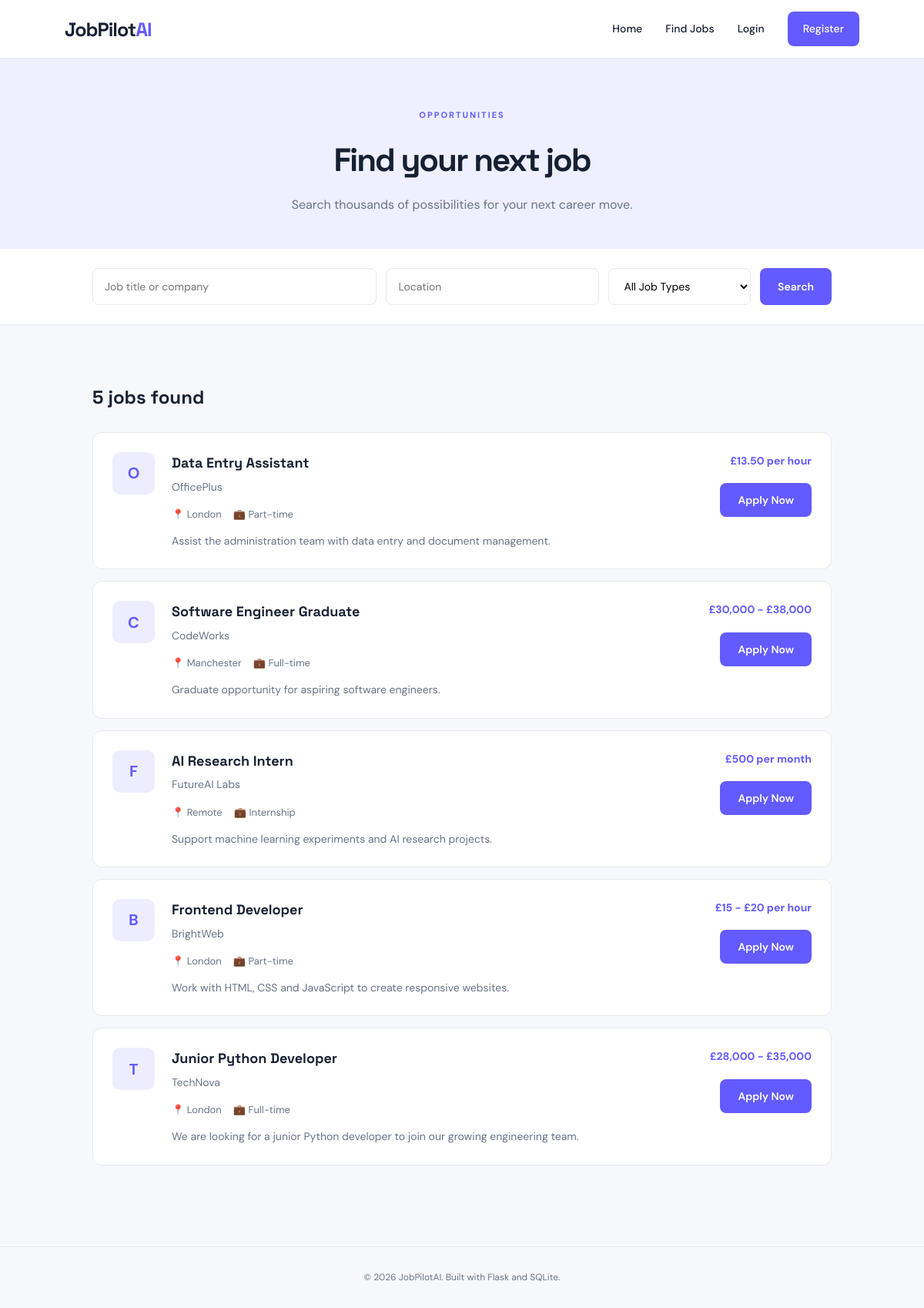
Page /jobs on the committed database.
### tables this page shows
CREATE TABLE jobs (
            id INTEGER PRIMARY KEY AUTOINCREMENT,
            title TEXT NOT NULL,
            company TEXT NOT NULL,
            location TEXT NOT NULL,
            job_type TEXT NOT NULL,
            salary TEXT NOT NULL,
            description TEXT NOT NULL
        );

### app.py (the view)
@app.route("/jobs")
def jobs():
    search = request.args.get("search", "")
    location = request.args.get("location", "")
    job_type = request.args.get("job_type", "")
    conn = get_db()
    query = "SELECT * FROM jobs WHERE 1=1"
    params = []
    if search:
        query += " AND (title LIKE ? OR company LIKE ?)"
        params.extend([f"%{search}%", f"%{search}%"])
    if location:
        query += " AND location LIKE ?"
        params.append(f"%{location}%")
    if job_type:
        query += " AND job_type = ?"
        params.append(job_type)
    query += " ORDER BY id DESC"
    jobs_list = conn.execute(query, params).fetchall()
    conn.close()
    return render_template(
        "jobs.html",
        jobs=jobs_list,
        search=search,
        location=location,
        job_type=job_type
    )

### app.py (called while the page is built)
def get_db():
    conn = sqlite3.connect(DATABASE)
    conn.row_factory = sqlite3.Row
    return conn

### templates/jobs.html (shortened to what this page needs)
{% extends "base.html" %}
{% block content %}
<section class="page-header">
    <p class="hero-label">OPPORTUNITIES</p>
    <h1>Find your next job</h1>
    <p>Search thousands of possibilities for your next career move.</p>
</section>
<section class="search-section">
    <form method="GET" action="{{ url_for('jobs') }}" class="search-form">
        <input type="text"
               name="search"
               placeholder="Job title or company"
               value="{{ search }}">
        <input type="text"
               name="location"
               placeholder="Location"
               value="{{ location }}">
        <select name="job_type">
            <option value="">All Job Types</option>
        </select>
        <button type="submit" class="primary-button">
            Search
        </button>
    </form>
</section>
<section class="jobs-section">
    <div class="results-heading">
        <h2>{{ jobs|length }} jobs found</h2>
    </div>
    <div class="job-list">
        {% for job in jobs %}
        <div class="job-list-card">
            <div class="company-logo large">
                {{ job["company"][0] }}
            </div>
            <div class="job-main-info">
                <h3>{{ job["title"] }}</h3>
                <p class="company-name">{{ job["company"] }}</p>
                <div class="job-tags">
                    <span>📍 {{ job["location"] }}</span>
                    <span>💼 {{ job["job_type"] }}</span>
                </div>
                <p class="job-description">
                    {{ job["description"] }}
                </p>
            </div>
            <div class="job-side">
                <p class="salary">{{ job["salary"] }}</p>
                <form method="POST"
                      action="{{ url_for('apply', job_id=job['id']) }}">
                    <button type="submit" class="primary-button">
                        Apply Now
                    </button>
                </form>
            </div>
        </div>
        {% else %}
        <div class="empty-state">
            <h3>No jobs found</h3>
            <p>Try changing your search filters.</p>
        </div>
        {% endfor %}
    </div>
</section>
{% endblock %}

### static/css/style.css (style rules this page uses)
:root { --primary: #635bff; --primary-dark: #5048d8; --text: #172033; --muted: #697386; --background: #f7f8fc; --white: #ffffff; --border: #e7e9f0; --success: #198754; }
* { margin: 0; padding: 0; box-sizing: border-box; }
body { font-family: 'DM Sans', sans-serif; color: var(--text); background: var(--background); line-height: 1.6; }
.primary-button { display: inline-block; background: var(--primary); color: white; border: none; padding: 13px 23px; border-radius: 8px; font-family: inherit; font-size: 14px; font-weight: 600; cursor: pointer; transition: 0.2s; }
.hero-label { color: var(--primary); font-size: 11px; letter-spacing: 2px; font-weight: 700; margin-bottom: 15px; }
.features-section, .jobs-preview, .jobs-section, .applications-section { padding: 75px 10%; }
.company-logo { width: 42px; height: 42px; background: #eeedff; color: var(--primary); display: flex; align-items: center; justify-content: center; border-radius: 10px; font-weight: 700; margin-bottom: 18px; }
.company-logo.large { width: 55px; height: 55px; font-size: 20px; flex-shrink: 0; }
.job-card h3, .job-list-card h3 { font-family: 'Space Grotesk', sans-serif; font-size: 18px; margin-bottom: 5px; }
.company-name { color: var(--muted); font-size: 14px; margin-bottom: 15px; }
.salary { color: var(--primary); font-weight: 700; font-size: 14px; margin: 18px 0; }
.page-header { text-align: center; padding: 65px 20px 45px; background: #eef0ff; }
.page-header h1 { font-family: 'Space Grotesk', sans-serif; font-size: 42px; letter-spacing: -2px; margin-bottom: 12px; }
.page-header p:last-child { color: var(--muted); }
.search-section { padding: 25px 10%; background: white; border-bottom: 1px solid var(--border); }
.search-form { display: grid; grid-template-columns: 2fr 1.5fr 1fr auto; gap: 12px; }
input, select { width: 100%; padding: 13px 15px; border: 1px solid var(--border); border-radius: 8px; font-family: inherit; font-size: 14px; outline: none; background: white; }
.results-heading { margin-bottom: 25px; }
.results-heading h2 { font-family: 'Space Grotesk', sans-serif; }
.job-list { display: flex; flex-direction: column; gap: 15px; }
.job-list-card { background: white; border: 1px solid var(--border); border-radius: 12px; padding: 25px; display: flex; gap: 22px; align-items: flex-start; }
.job-main-info { flex: 1; }
.job-tags { display: flex; gap: 15px; color: var(--muted); font-size: 13px; margin: 12px 0; }
.job-description { font-size: 14px; color: var(--muted); }
.job-side { text-align: right; min-width: 160px; }
.job-side .salary { margin-top: 0; }

### rows in the picture
jobs: company "O", title "Data Entry Assistant", company "OfficePlus", location "London", job_type "Part-time", description "Assist the administration team with data entry and document management.", salary "£13.50 per hour"
jobs: company "C", title "Software Engineer Graduate", company "CodeWorks", location "Manchester", job_type "Full-time", description "Graduate opportunity for aspiring software engineers.", salary "£30,000 - £38,000"
jobs: company "F", title "AI Research Intern", company "FutureAI Labs", location "Remote", job_type "Internship", description "Support machine learning experiments and AI research projects.", salary "£500 per month"
jobs: company "B", title "Frontend Developer", company "BrightWeb", location "London", job_type "Part-time", description "Work with HTML, CSS and JavaScript to create responsive websites.", salary "£15 - £20 per hour"
jobs: company "T", title "Junior Python Developer", company "TechNova", location "London", job_type "Full-time", description "We are looking for a junior Python developer to join our growing engineering team.", salary "£28,000 - £35,000"

### other values in the picture
{{ jobs|length }} "5"
